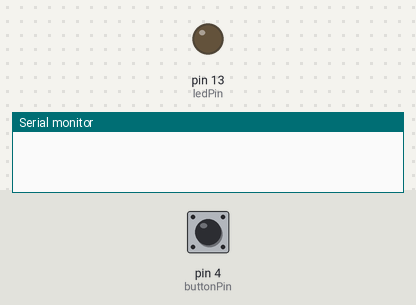
This sketch was run on a simulated Arduino Uno, built with avr-gcc and run on an emulated ATmega328P. On the bench: output pins drawn as LEDs (lit = HIGH), the last lines printed to the serial monitor. Dashed ring = blinking. Inputs (shaded band) come from the test bench; at power-on: pin 4 (buttonPin) HIGH.

Above: at 1.2 s.
1.3 s: pin 4 (buttonPin) pulled LOW for 0.15 s
At 1.55 s:
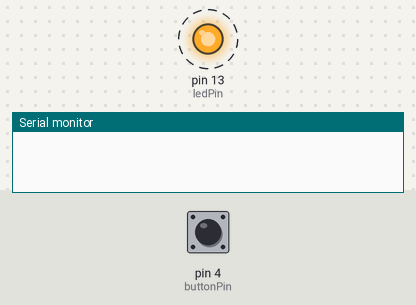
4.3 s: pin 4 (buttonPin) pulled LOW for 1 s
At 4.3 s:
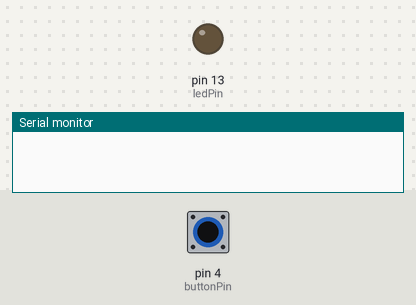
6.8 s: pin 4 (buttonPin) pulled LOW for 3.2 s
At 7.05 s:
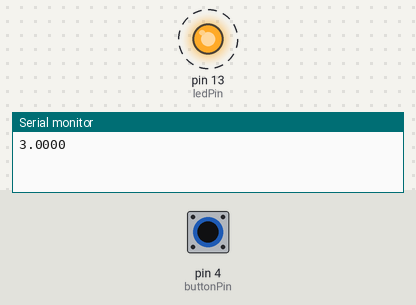
Timing chart, 0 to 17.5 s (numbered marks = the images above; inputs shaded):
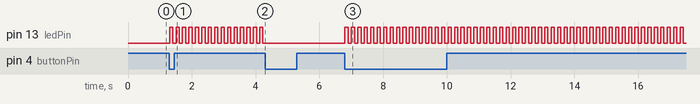

The sketch:

CRONOMETRO_COM_MILLIS.ino
```cpp
/* Cronômetro
 * Paul Badger 2008
 * Demonstra o uso de millis(), resistores pull-up,
 * como fazer duas coisas acontecerem ao mesmo tempo,
 * imprime frações
 *
 * Montagem física: interruptor momentâneo ao pino 4 e ao
 * terra, e o LED com um resistor em série entre o pino 13
 * e o terra
 */

#define ledPin  13                  // LED ao pino digital 13
#define buttonPin 4                 // botão ao pino 4

int value = LOW;                    // valor anterior do LED
int buttonState;                    // variável a guardar estado do botão
int lastButtonState;                // variável a guardar o último estado do botão
int blinking;                       // condição para piscamento - o cronômetro venceu
long interval = 100;                // intervalo de piscamento - mude à vontade
long previousMillis = 0;            // variável a guardar o último momento de atualização do LED
long startTime ;                    // momento de partida do cronômetro
long elapsedTime ;                  // tempo decorrido no cronômetro
int fractional;                     // variável a guardar parte fracionária do tempo

void setup()
{
   Serial.begin(9600);

   pinMode(ledPin, OUTPUT);       // ajuste o pino digital como saída
   pinMode(buttonPin, INPUT);     // linha não muito necessária, já que os pinos são por padrão entradas
   digitalWrite(buttonPin, HIGH); // ligue resistores de pull-up
}

void loop()
{
    // aguarde pressionamento do botão
   buttonState = digitalRead(buttonPin); // leia e guarde estado do botão

   if (buttonState == LOW && lastButtonState == HIGH  &&  blinking == false){
    // veja se houve transição de HIGH para LOW
    // em caso positivo, então trata-se de um novo pressionamento enquanto o relógio não corre: parta o relógio

      startTime = millis();    // guarde o tempo de partida
      blinking = true;         // ligue o piscar enquanto corre o relógio
      delay(5);                // pequena pausa para filtrar ruído mecânico do botão
      lastButtonState = buttonState;  // guarde buttonState em lastButtonState, para que possa comparar mais tarde
   }

   else if (buttonState == LOW && lastButtonState == HIGH && blinking == true){
    // veja se houve transição de HIGH para LOW
    // em caso positivo, trata-se de um novo pressionamento enquanto o relógio corre: pare o relógio e exiba mensagem

        elapsedTime = millis() - startTime;  // guarde tempo decorrido
        blinking = false;                    // desligue o pisca-pisca
        lastButtonState = buttonState;       // guarde buttonState em lastButtonState, para comparar mais tarde
       // rotina para exibir tempo decorrido
        Serial.print( (int)(elapsedTime / 1000L));         // divida por 1000 para converter a segundos - e então converta a inteiro
        Serial.print(".");                   // imprima ponto decimal

       // use operador módulo para obter parte fracionária part do tempo
       fractional = (int)(elapsedTime % 1000L);

       // preencha com zeros à esquerda - não seria ótimo se
       // a linguage Arduino tivesse algo específico para tratar disso? :)
       if (fractional == 0)
          Serial.print("000");      // inclua 3 zeros
       else if (fractional < 10)
          Serial.print("00");       // inclua 2 zeros
       else if (fractional < 100)
          Serial.print("0");        // inclua 1 zero

       Serial.println(fractional);  // imprima parte fracionária do tempo
   }

   else{
      lastButtonState = buttonState;                        // guarde buttonState em lastButtonState, para comparar mais tarde
   }

   // rotina de piscamento - pisca LED enquanto conta o tempo
   // verifique se já é hora de piscar LED; isto é, a diferença
   // entre o tempo atual e o último momento em que piscamos o LED é maior que
   // o intervalo ao qual queremos piscá-lo?

   if ( (millis() - previousMillis > interval) ) {

      if (blinking == true){
         previousMillis = millis();  // lembre-se da última vez que piscou-se o LED

         // se LED está desligado, ligue-o e vice-versa
         if (value == LOW)
            value = HIGH;
         else
            value = LOW;
         digitalWrite(ledPin, value);
      }
      else{
         digitalWrite(ledPin, LOW);  // desligue o LED caso não esteja a piscar
      }
   }
}
```

Measured:
- after the input at 1.3 s, pin 13 (ledPin): alternates HIGH for 0.10 s and LOW for 0.10 s, starting at once
- after the input at 4.3 s, pin 13 (ledPin): stops changing and stays LOW
- after the input at 6.8 s, pin 13 (ledPin): alternates HIGH for 0.10 s and LOW for 0.10 s, starting at once
